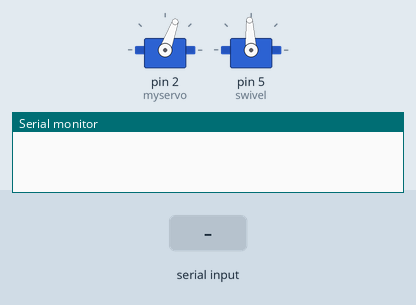
Simulated run of this sketch. Board: Arduino Uno, built with avr-gcc and run on an emulated ATmega328P. Shown: 2 × servo, the last lines printed to the serial monitor. The test bench sets the inputs (shaded band).

Above: at 1.2 s.
1.3 s: "0\n" received over Serial
At 4.1 s:
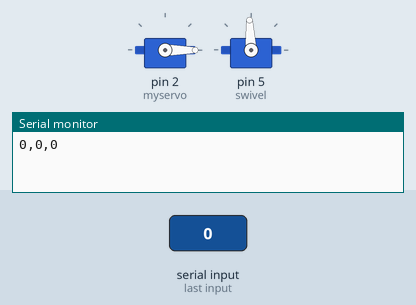
4.3 s: "90,45,200\n" received over Serial
Timing chart, 0 to 7.3 s (numbered marks = the images above; inputs shaded):
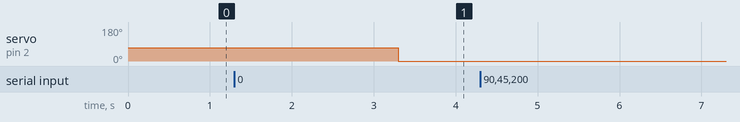

Measured:
- after the input at 1.3 s, servo on pin 2 (myservo): 70° → 0° after 2.0 s

The sketch:

Gimbal_Test.ino
```cpp
#include <Servo.h>

Servo myservo; // Green band on wire
Servo swivel; // 93 is approximately stop point
int pos = 70;
int tilt = 0;
int pan = 0;
int rest = 93;
int myHash = 0;
int hash = 0;
char *out = "456465465455465446 ";

void setup() {
  // put your setup code here, to run once:
  myservo.attach(2);
  swivel.attach(5);
  Serial.begin(9600);

  myservo.write(pos);
  delay(15);
  swivel.write(rest);
  delay(15);

}

void loop() {
  // put your main code here, to run repeatedly:
  if(Serial.available() > 0)
  {
    pan = Serial.parseInt();
    tilt = Serial.parseInt();
    hash = Serial.parseInt();
    myHash = pan + tilt;
    if (myHash == hash) { // We good
      look();
      sprintf(out, "%d,%d,%d",pan, tilt, hash);
      Serial.println(out);
    }
    else{
      sprintf(out, "%d,%d,%d!!!!!!!!!!",pan, tilt, hash);
      Serial.println(out);
    }
  }
}
void look(){
        // Pan
      switch(pan){
        case 1:
          swivel.write(rest - 3);
          delay(15);
          break;
        case 2:
          // Pan right
          swivel.write(rest + 3);
          delay(15);
        case 0:
          swivel.write(rest);
          break;
        default:
          swivel.write(rest);
      }
      // Tilt
      myservo.write(tilt);
}

//  for (pos = 0; pos <= 180; pos += 1)
//  {
//    myservo.write(pos);
//    delay(15);
//  }
//  for ( pos = 180; pos >= 0; pos -=1)
//  {
//    myservo.write(pos);
//    delay(15);
//  }
//  for (rest = 93; rest <= 100; rest += 1)
//  {
//    swivel.write(rest);
//    delay(15);
//  }
//  for (rest = 100; rest >= 86; rest -=1)
//  {
//    swivel.write(rest);
//    delay(15);
//  }
//  for (rest = 86; rest <= 93; rest += 1)
//  {
//    swivel.write(rest);
//    delay(15);
//  }
//  Serial.println("yo");
//  delay(500000);
```
